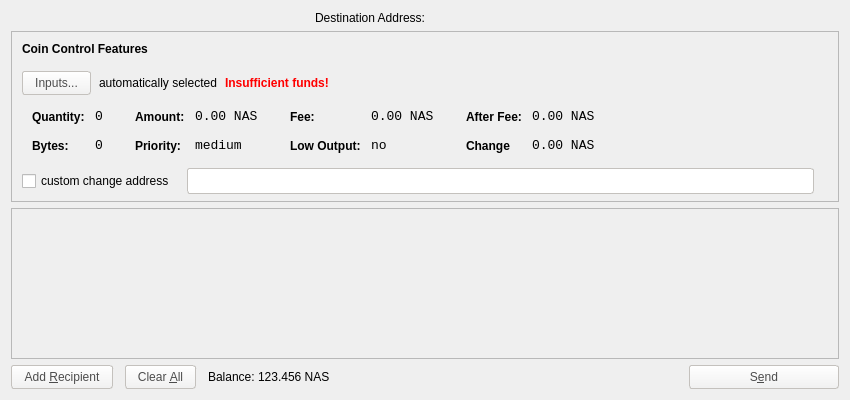
<?xml version="1.0" encoding="UTF-8"?>
<ui version="4.0">
 <class>SendCoinsDialog</class>
 <widget class="QDialog" name="SendCoinsDialog">
  <property name="geometry">
   <rect>
    <x>0</x>
    <y>0</y>
    <width>850</width>
    <height>400</height>
   </rect>
  </property>
  <property name="windowTitle">
   <string>Send Coins</string>
  </property>
  <property name="styleSheet">
   <string notr="true"/>
  </property>
  <layout class="QVBoxLayout" name="verticalLayout">
   <item>
    <layout class="QHBoxLayout" name="horizontalLayoutTxComment">
     <property name="spacing">
      <number>0</number>
     </property>
     <item>
      <widget class="QLabel" name="labelTxComment">
       <property name="text">
        <string>Destination Address:</string>
       </property>
       <property name="alignment">
        <set>Qt::AlignLeading|Qt::AlignLeft|Qt::AlignRight|Qt::AlignTrailing|Qt::AlignVCenter</set>
       </property>
       <property name="buddy">
        <cstring>editTxComment</cstring>
       </property>
      </widget>
     </item>
     <item>
      <widget class="QValidatedLineEdit" name="editTxComment" native="true">
       <property name="enabled">
        <bool>true</bool>
       </property>
       <property name="toolTip">
        <string>Enter a transaction comment  (MAX 256 Characters) (Note: this information is public)</string>
       </property>
      </widget>
     </item>
    </layout>
   </item>
   <item>
    <widget class="QFrame" name="frameCoinControl">
     <property name="sizePolicy">
      <sizepolicy hsizetype="Expanding" vsizetype="Expanding">
       <horstretch>0</horstretch>
       <verstretch>0</verstretch>
      </sizepolicy>
     </property>
     <property name="maximumSize">
      <size>
       <width>16777215</width>
       <height>16777215</height>
      </size>
     </property>
     <property name="frameShape">
      <enum>QFrame::StyledPanel</enum>
     </property>
     <property name="frameShadow">
      <enum>QFrame::Sunken</enum>
     </property>
     <layout class="QVBoxLayout" name="verticalLayoutCoinControl2">
      <property name="spacing">
       <number>7</number>
      </property>
      <property name="leftMargin">
       <number>0</number>
      </property>
      <property name="topMargin">
       <number>0</number>
      </property>
      <property name="rightMargin">
       <number>0</number>
      </property>
      <property name="bottomMargin">
       <number>6</number>
      </property>
      <item>
       <layout class="QVBoxLayout" name="verticalLayoutCoinControl" stretch="0,0,0,0,1">
        <property name="spacing">
         <number>0</number>
        </property>
        <property name="leftMargin">
         <number>10</number>
        </property>
        <property name="topMargin">
         <number>10</number>
        </property>
        <item>
         <layout class="QHBoxLayout" name="horizontalLayoutCoinControl1">
          <property name="bottomMargin">
           <number>15</number>
          </property>
          <item>
           <widget class="QLabel" name="labelCoinControlFeatures">
            <property name="sizePolicy">
             <sizepolicy hsizetype="Preferred" vsizetype="Maximum">
              <horstretch>0</horstretch>
              <verstretch>0</verstretch>
             </sizepolicy>
            </property>
            <property name="font">
             <font>
              <weight>75</weight>
              <bold>true</bold>
             </font>
            </property>
            <property name="styleSheet">
             <string notr="true">font-weight:bold;</string>
            </property>
            <property name="text">
             <string>Coin Control Features</string>
            </property>
           </widget>
          </item>
         </layout>
        </item>
        <item>
         <layout class="QHBoxLayout" name="horizontalLayoutCoinControl2" stretch="0,0,0,0">
          <property name="spacing">
           <number>8</number>
          </property>
          <property name="bottomMargin">
           <number>10</number>
          </property>
          <item>
           <widget class="QPushButton" name="pushButtonCoinControl">
            <property name="styleSheet">
             <string notr="true">background-color: qlineargradient(spread:pad, x1:0, y1:1, x2:0, y2:0, stop:0 rgb(240,240,240), stop:1 rgb(255, 255, 255));
border-radius:3px;
border: 1px solid #C4C1BD;
color: #4C4C4C;
padding: 4px 12px;</string>
            </property>
            <property name="text">
             <string>Inputs...</string>
            </property>
           </widget>
          </item>
          <item>
           <widget class="QLabel" name="labelCoinControlAutomaticallySelected">
            <property name="text">
             <string>automatically selected</string>
            </property>
            <property name="margin">
             <number>5</number>
            </property>
           </widget>
          </item>
          <item>
           <widget class="QLabel" name="labelCoinControlInsuffFunds">
            <property name="font">
             <font>
              <weight>75</weight>
              <bold>true</bold>
             </font>
            </property>
            <property name="styleSheet">
             <string notr="true">color:red;font-weight:bold;</string>
            </property>
            <property name="text">
             <string>Insufficient funds!</string>
            </property>
            <property name="margin">
             <number>5</number>
            </property>
           </widget>
          </item>
          <item>
           <spacer name="horizontalSpacerCoinControl">
            <property name="orientation">
             <enum>Qt::Horizontal</enum>
            </property>
            <property name="sizeHint" stdset="0">
             <size>
              <width>40</width>
              <height>1</height>
             </size>
            </property>
           </spacer>
          </item>
         </layout>
        </item>
        <item>
         <widget class="QWidget" name="widgetCoinControl" native="true">
          <property name="sizePolicy">
           <sizepolicy hsizetype="Preferred" vsizetype="Preferred">
            <horstretch>0</horstretch>
            <verstretch>0</verstretch>
           </sizepolicy>
          </property>
          <property name="minimumSize">
           <size>
            <width>0</width>
            <height>0</height>
           </size>
          </property>
          <property name="styleSheet">
           <string notr="true"/>
          </property>
          <layout class="QHBoxLayout" name="horizontalLayoutCoinControl5">
           <property name="margin">
            <number>0</number>
           </property>
           <item>
            <layout class="QHBoxLayout" name="horizontalLayoutCoinControl3" stretch="0,0,0,1">
             <property name="spacing">
              <number>20</number>
             </property>
             <property name="topMargin">
              <number>0</number>
             </property>
             <property name="bottomMargin">
              <number>10</number>
             </property>
             <item>
              <layout class="QFormLayout" name="formLayoutCoinControl1">
               <property name="horizontalSpacing">
                <number>10</number>
               </property>
               <property name="verticalSpacing">
                <number>14</number>
               </property>
               <property name="leftMargin">
                <number>10</number>
               </property>
               <property name="topMargin">
                <number>4</number>
               </property>
               <property name="rightMargin">
                <number>6</number>
               </property>
               <item row="0" column="0">
                <widget class="QLabel" name="labelCoinControlQuantityText">
                 <property name="styleSheet">
                  <string notr="true">font-weight:bold;</string>
                 </property>
                 <property name="text">
                  <string>Quantity:</string>
                 </property>
                 <property name="margin">
                  <number>0</number>
                 </property>
                </widget>
               </item>
               <item row="0" column="1">
                <widget class="QLabel" name="labelCoinControlQuantity">
                 <property name="font">
                  <font>
                   <family>Monospace</family>
                   <pointsize>10</pointsize>
                  </font>
                 </property>
                 <property name="cursor">
                  <cursorShape>IBeamCursor</cursorShape>
                 </property>
                 <property name="contextMenuPolicy">
                  <enum>Qt::ActionsContextMenu</enum>
                 </property>
                 <property name="text">
                  <string>0</string>
                 </property>
                 <property name="margin">
                  <number>0</number>
                 </property>
                 <property name="textInteractionFlags">
                  <set>Qt::LinksAccessibleByMouse|Qt::TextSelectableByKeyboard|Qt::TextSelectableByMouse</set>
                 </property>
                </widget>
               </item>
               <item row="1" column="0">
                <widget class="QLabel" name="labelCoinControlBytesText">
                 <property name="styleSheet">
                  <string notr="true">font-weight:bold;</string>
                 </property>
                 <property name="text">
                  <string>Bytes:</string>
                 </property>
                </widget>
               </item>
               <item row="1" column="1">
                <widget class="QLabel" name="labelCoinControlBytes">
                 <property name="font">
                  <font>
                   <family>Monospace</family>
                   <pointsize>10</pointsize>
                  </font>
                 </property>
                 <property name="cursor">
                  <cursorShape>IBeamCursor</cursorShape>
                 </property>
                 <property name="contextMenuPolicy">
                  <enum>Qt::ActionsContextMenu</enum>
                 </property>
                 <property name="text">
                  <string>0</string>
                 </property>
                 <property name="textInteractionFlags">
                  <set>Qt::LinksAccessibleByMouse|Qt::TextSelectableByKeyboard|Qt::TextSelectableByMouse</set>
                 </property>
                </widget>
               </item>
              </layout>
             </item>
             <item>
              <layout class="QFormLayout" name="formLayoutCoinControl2">
               <property name="horizontalSpacing">
                <number>10</number>
               </property>
               <property name="verticalSpacing">
                <number>14</number>
               </property>
               <property name="leftMargin">
                <number>6</number>
               </property>
               <property name="topMargin">
                <number>4</number>
               </property>
               <property name="rightMargin">
                <number>6</number>
               </property>
               <item row="0" column="0">
                <widget class="QLabel" name="labelCoinControlAmountText">
                 <property name="styleSheet">
                  <string notr="true">font-weight:bold;</string>
                 </property>
                 <property name="text">
                  <string>Amount:</string>
                 </property>
                 <property name="margin">
                  <number>0</number>
                 </property>
                </widget>
               </item>
               <item row="0" column="1">
                <widget class="QLabel" name="labelCoinControlAmount">
                 <property name="font">
                  <font>
                   <family>Monospace</family>
                   <pointsize>10</pointsize>
                  </font>
                 </property>
                 <property name="cursor">
                  <cursorShape>IBeamCursor</cursorShape>
                 </property>
                 <property name="contextMenuPolicy">
                  <enum>Qt::ActionsContextMenu</enum>
                 </property>
                 <property name="text">
                  <string>0.00 NAS</string>
                 </property>
                 <property name="textInteractionFlags">
                  <set>Qt::LinksAccessibleByMouse|Qt::TextSelectableByKeyboard|Qt::TextSelectableByMouse</set>
                 </property>
                </widget>
               </item>
               <item row="1" column="0">
                <widget class="QLabel" name="labelCoinControlPriorityText">
                 <property name="styleSheet">
                  <string notr="true">font-weight:bold;</string>
                 </property>
                 <property name="text">
                  <string>Priority:</string>
                 </property>
                </widget>
               </item>
               <item row="1" column="1">
                <widget class="QLabel" name="labelCoinControlPriority">
                 <property name="font">
                  <font>
                   <family>Monospace</family>
                   <pointsize>10</pointsize>
                  </font>
                 </property>
                 <property name="cursor">
                  <cursorShape>IBeamCursor</cursorShape>
                 </property>
                 <property name="contextMenuPolicy">
                  <enum>Qt::ActionsContextMenu</enum>
                 </property>
                 <property name="text">
                  <string>medium</string>
                 </property>
                 <property name="textInteractionFlags">
                  <set>Qt::LinksAccessibleByMouse|Qt::TextSelectableByKeyboard|Qt::TextSelectableByMouse</set>
                 </property>
                </widget>
               </item>
              </layout>
             </item>
             <item>
              <layout class="QFormLayout" name="formLayoutCoinControl3">
               <property name="horizontalSpacing">
                <number>10</number>
               </property>
               <property name="verticalSpacing">
                <number>14</number>
               </property>
               <property name="leftMargin">
                <number>6</number>
               </property>
               <property name="topMargin">
                <number>4</number>
               </property>
               <property name="rightMargin">
                <number>6</number>
               </property>
               <item row="0" column="0">
                <widget class="QLabel" name="labelCoinControlFeeText">
                 <property name="styleSheet">
                  <string notr="true">font-weight:bold;</string>
                 </property>
                 <property name="text">
                  <string>Fee:</string>
                 </property>
                 <property name="margin">
                  <number>0</number>
                 </property>
                </widget>
               </item>
               <item row="0" column="1">
                <widget class="QLabel" name="labelCoinControlFee">
                 <property name="font">
                  <font>
                   <family>Monospace</family>
                   <pointsize>10</pointsize>
                  </font>
                 </property>
                 <property name="cursor">
                  <cursorShape>IBeamCursor</cursorShape>
                 </property>
                 <property name="contextMenuPolicy">
                  <enum>Qt::ActionsContextMenu</enum>
                 </property>
                 <property name="text">
                  <string>0.00 NAS</string>
                 </property>
                 <property name="textInteractionFlags">
                  <set>Qt::LinksAccessibleByMouse|Qt::TextSelectableByKeyboard|Qt::TextSelectableByMouse</set>
                 </property>
                </widget>
               </item>
               <item row="1" column="0">
                <widget class="QLabel" name="labelCoinControlLowOutputText">
                 <property name="styleSheet">
                  <string notr="true">font-weight:bold;</string>
                 </property>
                 <property name="text">
                  <string>Low Output:</string>
                 </property>
                </widget>
               </item>
               <item row="1" column="1">
                <widget class="QLabel" name="labelCoinControlLowOutput">
                 <property name="font">
                  <font>
                   <family>Monospace</family>
                   <pointsize>10</pointsize>
                  </font>
                 </property>
                 <property name="cursor">
                  <cursorShape>IBeamCursor</cursorShape>
                 </property>
                 <property name="contextMenuPolicy">
                  <enum>Qt::ActionsContextMenu</enum>
                 </property>
                 <property name="text">
                  <string>no</string>
                 </property>
                 <property name="textInteractionFlags">
                  <set>Qt::LinksAccessibleByMouse|Qt::TextSelectableByKeyboard|Qt::TextSelectableByMouse</set>
                 </property>
                </widget>
               </item>
              </layout>
             </item>
             <item>
              <layout class="QFormLayout" name="formLayoutCoinControl4">
               <property name="horizontalSpacing">
                <number>10</number>
               </property>
               <property name="verticalSpacing">
                <number>14</number>
               </property>
               <property name="leftMargin">
                <number>6</number>
               </property>
               <property name="topMargin">
                <number>4</number>
               </property>
               <property name="rightMargin">
                <number>6</number>
               </property>
               <item row="0" column="0">
                <widget class="QLabel" name="labelCoinControlAfterFeeText">
                 <property name="styleSheet">
                  <string notr="true">font-weight:bold;</string>
                 </property>
                 <property name="text">
                  <string>After Fee:</string>
                 </property>
                 <property name="margin">
                  <number>0</number>
                 </property>
                </widget>
               </item>
               <item row="0" column="1">
                <widget class="QLabel" name="labelCoinControlAfterFee">
                 <property name="font">
                  <font>
                   <family>Monospace</family>
                   <pointsize>10</pointsize>
                  </font>
                 </property>
                 <property name="cursor">
                  <cursorShape>IBeamCursor</cursorShape>
                 </property>
                 <property name="contextMenuPolicy">
                  <enum>Qt::ActionsContextMenu</enum>
                 </property>
                 <property name="text">
                  <string>0.00 NAS</string>
                 </property>
                 <property name="textInteractionFlags">
                  <set>Qt::LinksAccessibleByMouse|Qt::TextSelectableByKeyboard|Qt::TextSelectableByMouse</set>
                 </property>
                </widget>
               </item>
               <item row="1" column="0">
                <widget class="QLabel" name="labelCoinControlChangeText">
                 <property name="styleSheet">
                  <string notr="true">font-weight:bold;</string>
                 </property>
                 <property name="text">
                  <string>Change</string>
                 </property>
                </widget>
               </item>
               <item row="1" column="1">
                <widget class="QLabel" name="labelCoinControlChange">
                 <property name="font">
                  <font>
                   <family>Monospace</family>
                   <pointsize>10</pointsize>
                  </font>
                 </property>
                 <property name="cursor">
                  <cursorShape>IBeamCursor</cursorShape>
                 </property>
                 <property name="contextMenuPolicy">
                  <enum>Qt::ActionsContextMenu</enum>
                 </property>
                 <property name="text">
                  <string>0.00 NAS</string>
                 </property>
                 <property name="textInteractionFlags">
                  <set>Qt::LinksAccessibleByMouse|Qt::TextSelectableByKeyboard|Qt::TextSelectableByMouse</set>
                 </property>
                </widget>
               </item>
              </layout>
             </item>
            </layout>
           </item>
          </layout>
         </widget>
        </item>
        <item>
         <layout class="QHBoxLayout" name="horizontalLayoutCoinControl4" stretch="0,0,0">
          <property name="spacing">
           <number>12</number>
          </property>
          <property name="sizeConstraint">
           <enum>QLayout::SetDefaultConstraint</enum>
          </property>
          <property name="topMargin">
           <number>5</number>
          </property>
          <property name="rightMargin">
           <number>5</number>
          </property>
          <item>
           <widget class="QCheckBox" name="checkBoxCoinControlChange">
            <property name="text">
             <string>custom change address</string>
            </property>
           </widget>
          </item>
          <item>
           <widget class="QLineEdit" name="lineEditCoinControlChange">
            <property name="enabled">
             <bool>false</bool>
            </property>
            <property name="sizePolicy">
             <sizepolicy hsizetype="Expanding" vsizetype="Fixed">
              <horstretch>0</horstretch>
              <verstretch>0</verstretch>
             </sizepolicy>
            </property>
            <property name="styleSheet">
             <string notr="true">background-color: rgb(255,255,255);
border-radius:3px;
border: 1px solid #C4C1BD;
color: #4C4C4C;
padding: 4px;</string>
            </property>
           </widget>
          </item>
          <item>
           <widget class="QLabel" name="labelCoinControlChangeLabel">
            <property name="sizePolicy">
             <sizepolicy hsizetype="Preferred" vsizetype="Expanding">
              <horstretch>0</horstretch>
              <verstretch>0</verstretch>
             </sizepolicy>
            </property>
            <property name="minimumSize">
             <size>
              <width>0</width>
              <height>0</height>
             </size>
            </property>
            <property name="text">
             <string/>
            </property>
            <property name="margin">
             <number>3</number>
            </property>
           </widget>
          </item>
         </layout>
        </item>
        <item>
         <spacer name="verticalSpacerCoinControl">
          <property name="orientation">
           <enum>Qt::Vertical</enum>
          </property>
          <property name="sizeHint" stdset="0">
           <size>
            <width>800</width>
            <height>1</height>
           </size>
          </property>
         </spacer>
        </item>
       </layout>
      </item>
     </layout>
    </widget>
   </item>
   <item>
    <widget class="QScrollArea" name="scrollArea">
     <property name="widgetResizable">
      <bool>true</bool>
     </property>
     <widget class="QWidget" name="scrollAreaWidgetContents">
      <property name="geometry">
       <rect>
        <x>0</x>
        <y>0</y>
        <width>826</width>
        <height>110</height>
       </rect>
      </property>
      <layout class="QVBoxLayout" name="verticalLayout_2">
       <property name="margin">
        <number>0</number>
       </property>
       <item>
        <layout class="QVBoxLayout" name="entries">
         <property name="spacing">
          <number>6</number>
         </property>
        </layout>
       </item>
       <item>
        <spacer name="verticalSpacer">
         <property name="orientation">
          <enum>Qt::Vertical</enum>
         </property>
         <property name="sizeHint" stdset="0">
          <size>
           <width>20</width>
           <height>40</height>
          </size>
         </property>
        </spacer>
       </item>
      </layout>
     </widget>
    </widget>
   </item>
   <item>
    <layout class="QHBoxLayout" name="horizontalLayout">
     <item>
      <widget class="QPushButton" name="addButton">
       <property name="toolTip">
        <string>Send to multiple recipients at once</string>
       </property>
       <property name="styleSheet">
        <string notr="true">background-color: qlineargradient(spread:pad, x1:0, y1:1, x2:0, y2:0, stop:0 rgb(240,240,240), stop:1 rgb(255, 255, 255));
border-radius:3px;
border: 1px solid #C4C1BD;
color: #4C4C4C;
padding: 4px 12px;
margin: 0px 6px 0px 0px;</string>
       </property>
       <property name="text">
        <string>Add &amp;Recipient</string>
       </property>
       <property name="icon">
        <iconset resource="../bitcoin.qrc">
         <normaloff>:/icons/add</normaloff>:/icons/add</iconset>
       </property>
       <property name="autoDefault">
        <bool>false</bool>
       </property>
      </widget>
     </item>
     <item>
      <widget class="QPushButton" name="clearButton">
       <property name="sizePolicy">
        <sizepolicy hsizetype="Minimum" vsizetype="Fixed">
         <horstretch>0</horstretch>
         <verstretch>0</verstretch>
        </sizepolicy>
       </property>
       <property name="toolTip">
        <string>Remove all transaction fields</string>
       </property>
       <property name="styleSheet">
        <string notr="true">background-color: qlineargradient(spread:pad, x1:0, y1:1, x2:0, y2:0, stop:0 rgb(240,240,240), stop:1 rgb(255, 255, 255));
border-radius:3px;
border: 1px solid #C4C1BD;
color: #4C4C4C;
padding: 4px 12px;
margin: 0px 6px 0px 0px;</string>
       </property>
       <property name="text">
        <string>Clear &amp;All</string>
       </property>
       <property name="icon">
        <iconset resource="../bitcoin.qrc">
         <normaloff>:/icons/remove</normaloff>:/icons/remove</iconset>
       </property>
       <property name="autoRepeatDelay">
        <number>300</number>
       </property>
       <property name="autoDefault">
        <bool>false</bool>
       </property>
      </widget>
     </item>
     <item>
      <layout class="QHBoxLayout" name="horizontalLayout_2">
       <property name="spacing">
        <number>3</number>
       </property>
       <item>
        <widget class="QLabel" name="label">
         <property name="sizePolicy">
          <sizepolicy hsizetype="Preferred" vsizetype="Fixed">
           <horstretch>0</horstretch>
           <verstretch>0</verstretch>
          </sizepolicy>
         </property>
         <property name="text">
          <string>Balance:</string>
         </property>
        </widget>
       </item>
       <item>
        <widget class="QLabel" name="labelBalance">
         <property name="sizePolicy">
          <sizepolicy hsizetype="Preferred" vsizetype="Fixed">
           <horstretch>0</horstretch>
           <verstretch>0</verstretch>
          </sizepolicy>
         </property>
         <property name="cursor">
          <cursorShape>IBeamCursor</cursorShape>
         </property>
         <property name="text">
          <string>123.456 NAS</string>
         </property>
         <property name="textInteractionFlags">
          <set>Qt::LinksAccessibleByMouse|Qt::TextSelectableByKeyboard|Qt::TextSelectableByMouse</set>
         </property>
        </widget>
       </item>
      </layout>
     </item>
     <item>
      <spacer name="horizontalSpacer">
       <property name="orientation">
        <enum>Qt::Horizontal</enum>
       </property>
       <property name="sizeHint" stdset="0">
        <size>
         <width>40</width>
         <height>20</height>
        </size>
       </property>
      </spacer>
     </item>
     <item>
      <widget class="QPushButton" name="sendButton">
       <property name="minimumSize">
        <size>
         <width>150</width>
         <height>0</height>
        </size>
       </property>
       <property name="toolTip">
        <string>Confirm the send action</string>
       </property>
       <property name="styleSheet">
        <string notr="true">background-color: qlineargradient(spread:pad, x1:0, y1:1, x2:0, y2:0, stop:0 rgb(240,240,240), stop:1 rgb(255, 255, 255));
border-radius:3px;
border: 1px solid #C4C1BD;
color: #4C4C4C;
padding: 4px 12px;</string>
       </property>
       <property name="text">
        <string>S&amp;end</string>
       </property>
       <property name="icon">
        <iconset resource="../bitcoin.qrc">
         <normaloff>:/icons/send</normaloff>:/icons/send</iconset>
       </property>
       <property name="default">
        <bool>true</bool>
       </property>
      </widget>
     </item>
    </layout>
   </item>
  </layout>
 </widget>
 <customwidgets>
  <customwidget>
   <class>QValidatedLineEdit</class>
   <extends>QWidget</extends>
   <header>qvalidatedlineedit.h</header>
  </customwidget>
 </customwidgets>
 <resources>
  <include location="../bitcoin.qrc"/>
 </resources>
 <connections/>
</ui>
